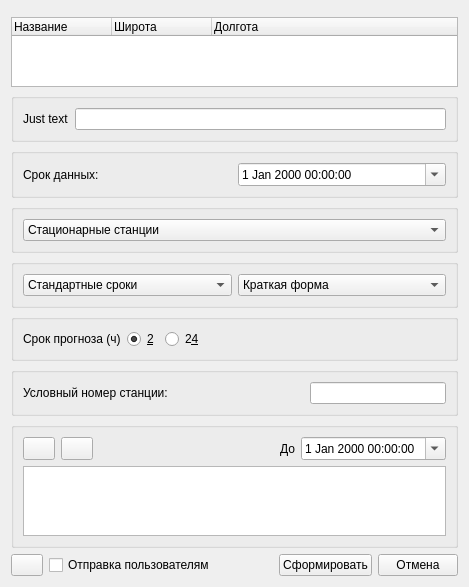
<?xml version="1.0" encoding="UTF-8"?>
<ui version="4.0">
 <class>DocumentParams</class>
 <widget class="QWidget" name="DocumentParams">
  <property name="geometry">
   <rect>
    <x>0</x>
    <y>0</y>
    <width>469</width>
    <height>500</height>
   </rect>
  </property>
  <property name="maximumSize">
   <size>
    <width>500</width>
    <height>500</height>
   </size>
  </property>
  <property name="windowTitle">
   <string>Form</string>
  </property>
  <layout class="QVBoxLayout" name="verticalLayout_2">
   <item>
    <widget class="StationWidget" name="station">
     <property name="isMapButtonVisible" stdset="0">
      <bool>false</bool>
     </property>
     <property name="isSearchVisible" stdset="0">
      <bool>false</bool>
     </property>
     <property name="isCoordVisible" stdset="0">
      <bool>false</bool>
     </property>
     <property name="isSavedStationsVisible" stdset="0">
      <bool>false</bool>
     </property>
     <property name="isHorisontal" stdset="0">
      <bool>false</bool>
     </property>
    </widget>
   </item>
   <item>
    <widget class="QTreeWidget" name="hydroTree">
     <property name="rootIsDecorated">
      <bool>false</bool>
     </property>
     <column>
      <property name="text">
       <string>Название</string>
      </property>
     </column>
     <column>
      <property name="text">
       <string>Широта</string>
      </property>
     </column>
     <column>
      <property name="text">
       <string>Долгота</string>
      </property>
     </column>
    </widget>
   </item>
   <item>
    <widget class="QGroupBox" name="freeInfoBox">
     <property name="enabled">
      <bool>true</bool>
     </property>
     <property name="title">
      <string/>
     </property>
     <layout class="QGridLayout" name="gridLayout">
      <item row="0" column="0">
       <widget class="QLabel" name="freeLabel">
        <property name="text">
         <string>Just text</string>
        </property>
       </widget>
      </item>
      <item row="0" column="1">
       <widget class="QLineEdit" name="freeText"/>
      </item>
     </layout>
    </widget>
   </item>
   <item>
    <widget class="QGroupBox" name="selectStationGroupBox">
     <property name="title">
      <string/>
     </property>
     <layout class="QVBoxLayout" name="verticalLayout">
      <item>
       <layout class="QHBoxLayout" name="horizontalLayout_4">
        <item>
         <widget class="QLabel" name="label_2">
          <property name="text">
           <string>Срок данных:</string>
          </property>
         </widget>
        </item>
        <item>
         <widget class="QDateTimeEdit" name="dateTimeEdit">
          <property name="calendarPopup">
           <bool>true</bool>
          </property>
         </widget>
        </item>
       </layout>
      </item>
     </layout>
    </widget>
   </item>
   <item>
    <widget class="QGroupBox" name="hydroMobStation">
     <property name="title">
      <string/>
     </property>
     <layout class="QHBoxLayout" name="horizontalLayout_7">
      <item>
       <widget class="QComboBox" name="stationMobCombo">
        <item>
         <property name="text">
          <string>Стационарные станции</string>
         </property>
        </item>
        <item>
         <property name="text">
          <string>Подвижные гидрологические станции</string>
         </property>
        </item>
       </widget>
      </item>
     </layout>
    </widget>
   </item>
   <item>
    <widget class="QGroupBox" name="av6GroupBox">
     <property name="title">
      <string/>
     </property>
     <layout class="QHBoxLayout" name="horizontalLayout_6">
      <item>
       <widget class="QComboBox" name="av6HourComboBox">
        <item>
         <property name="text">
          <string>Стандартные сроки</string>
         </property>
        </item>
        <item>
         <property name="text">
          <string>Все имеющиеся данные</string>
         </property>
        </item>
       </widget>
      </item>
      <item>
       <widget class="QComboBox" name="av6TemplateComboBox">
        <item>
         <property name="text">
          <string>Краткая форма</string>
         </property>
        </item>
        <item>
         <property name="text">
          <string>Полная форма</string>
         </property>
        </item>
       </widget>
      </item>
     </layout>
    </widget>
   </item>
   <item>
    <widget class="QGroupBox" name="forecastGroupBox">
     <property name="title">
      <string/>
     </property>
     <layout class="QHBoxLayout" name="horizontalLayout">
      <item>
       <widget class="QLabel" name="label">
        <property name="text">
         <string>Срок прогноза (ч)</string>
        </property>
       </widget>
      </item>
      <item>
       <widget class="QRadioButton" name="hour2">
        <property name="text">
         <string>&amp;2</string>
        </property>
        <property name="checked">
         <bool>true</bool>
        </property>
       </widget>
      </item>
      <item>
       <widget class="QRadioButton" name="hour24">
        <property name="text">
         <string>2&amp;4</string>
        </property>
       </widget>
      </item>
      <item>
       <spacer name="horizontalSpacer_2">
        <property name="orientation">
         <enum>Qt::Horizontal</enum>
        </property>
        <property name="sizeHint" stdset="0">
         <size>
          <width>40</width>
          <height>20</height>
         </size>
        </property>
       </spacer>
      </item>
     </layout>
    </widget>
   </item>
   <item>
    <widget class="QGroupBox" name="bulletinGroupBox">
     <property name="title">
      <string/>
     </property>
     <layout class="QHBoxLayout" name="horizontalLayout_2">
      <item>
       <widget class="QLabel" name="arbitraryNumberLabel">
        <property name="text">
         <string>Условный номер станции:</string>
        </property>
       </widget>
      </item>
      <item>
       <spacer name="horizontalSpacer_3">
        <property name="orientation">
         <enum>Qt::Horizontal</enum>
        </property>
        <property name="sizeHint" stdset="0">
         <size>
          <width>0</width>
          <height>20</height>
         </size>
        </property>
       </spacer>
      </item>
      <item>
       <widget class="QLineEdit" name="arbitraryNumberEdit">
        <property name="maximumSize">
         <size>
          <width>16777215</width>
          <height>16777215</height>
         </size>
        </property>
       </widget>
      </item>
     </layout>
    </widget>
   </item>
   <item>
    <widget class="QGroupBox" name="stormBox">
     <property name="title">
      <string/>
     </property>
     <layout class="QVBoxLayout" name="verticalLayout_3">
      <item>
       <layout class="QHBoxLayout" name="horizontalLayout_5">
        <item>
         <widget class="QPushButton" name="stormTextButton">
          <property name="maximumSize">
           <size>
            <width>32</width>
            <height>32</height>
           </size>
          </property>
          <property name="text">
           <string/>
          </property>
         </widget>
        </item>
        <item>
         <widget class="QPushButton" name="clearStormTextBtn">
          <property name="maximumSize">
           <size>
            <width>32</width>
            <height>32</height>
           </size>
          </property>
          <property name="text">
           <string/>
          </property>
         </widget>
        </item>
        <item>
         <spacer name="horizontalSpacer_4">
          <property name="orientation">
           <enum>Qt::Horizontal</enum>
          </property>
          <property name="sizeType">
           <enum>QSizePolicy::Expanding</enum>
          </property>
          <property name="sizeHint" stdset="0">
           <size>
            <width>40</width>
            <height>20</height>
           </size>
          </property>
         </spacer>
        </item>
        <item>
         <widget class="QLabel" name="label_3">
          <property name="text">
           <string>До</string>
          </property>
          <property name="scaledContents">
           <bool>false</bool>
          </property>
          <property name="wordWrap">
           <bool>true</bool>
          </property>
         </widget>
        </item>
        <item>
         <widget class="QDateTimeEdit" name="stormToDatetime">
          <property name="calendarPopup">
           <bool>true</bool>
          </property>
         </widget>
        </item>
       </layout>
      </item>
      <item>
       <widget class="QTextEdit" name="stormText"/>
      </item>
     </layout>
    </widget>
   </item>
   <item>
    <spacer name="verticalSpacer">
     <property name="orientation">
      <enum>Qt::Vertical</enum>
     </property>
     <property name="sizeHint" stdset="0">
      <size>
       <width>20</width>
       <height>40</height>
      </size>
     </property>
    </spacer>
   </item>
   <item>
    <layout class="QHBoxLayout" name="horizontalLayout_3">
     <item>
      <widget class="QPushButton" name="selectUsersBtn">
       <property name="maximumSize">
        <size>
         <width>32</width>
         <height>32</height>
        </size>
       </property>
       <property name="toolTip">
        <string>Выбор пользователей</string>
       </property>
       <property name="text">
        <string/>
       </property>
      </widget>
     </item>
     <item>
      <widget class="QCheckBox" name="sendUsersCheck">
       <property name="text">
        <string>Отправка пользователям</string>
       </property>
      </widget>
     </item>
     <item>
      <spacer name="horizontalSpacer">
       <property name="orientation">
        <enum>Qt::Horizontal</enum>
       </property>
       <property name="sizeHint" stdset="0">
        <size>
         <width>40</width>
         <height>20</height>
        </size>
       </property>
      </spacer>
     </item>
     <item>
      <widget class="QPushButton" name="createButton">
       <property name="text">
        <string>Сформировать</string>
       </property>
      </widget>
     </item>
     <item>
      <widget class="QPushButton" name="cancelButton">
       <property name="text">
        <string>Отмена</string>
       </property>
      </widget>
     </item>
    </layout>
   </item>
  </layout>
 </widget>
 <customwidgets>
  <customwidget>
   <class>StationWidget</class>
   <extends>QWidget</extends>
   <header location="global">meteo/commons/ui/custom/stationwidget.h</header>
  </customwidget>
 </customwidgets>
 <resources/>
 <connections/>
</ui>
